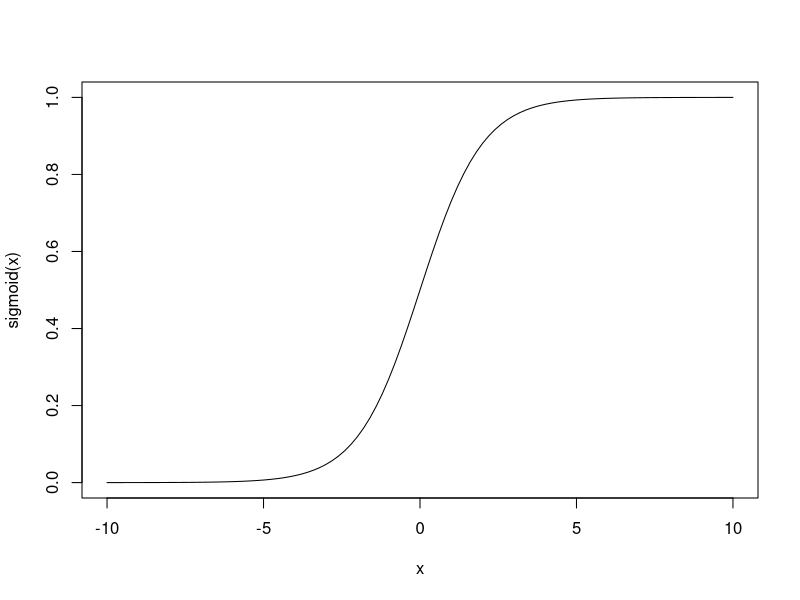
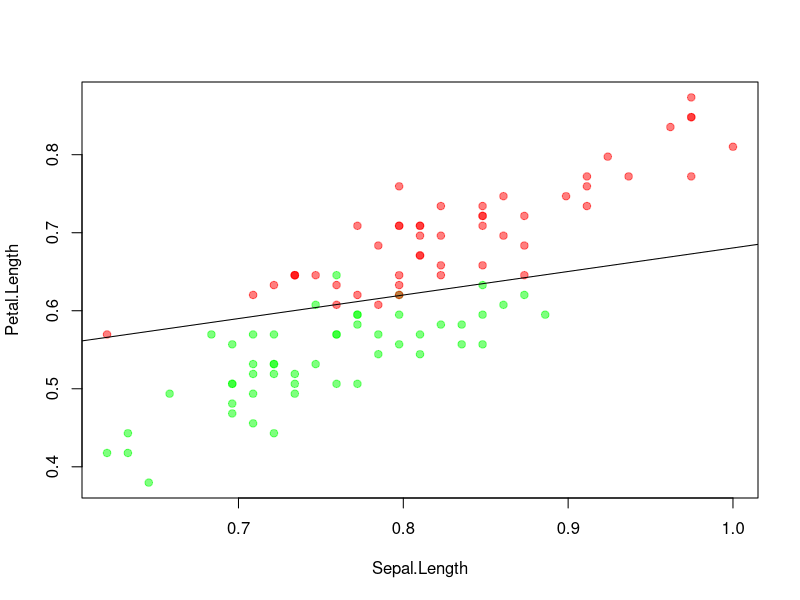

The R script that drew these images, in order:
#### Custom Logistic Regression

### Setup
set.seed(12345)
data.iris = as.data.frame(iris)
ids = data.iris$Species %in% c("virginica", "versicolor")
y.iris = ifelse(data.iris[ids,]$Species=="virginica", 1, 0)
X.iris = data.iris[ids,c(1,3)] # Select only Lengths to be able to plot
X.iris = as.matrix(X.iris / max(X.iris)) # Reslace for faster convergence

### Functions

## Returns the sigmoid value of given number z
sigmoid = function(z){
  return(1 / (1 + exp(-z)))
}

## Returns the logistic regression β.hat
logistic_reg = function(X, y, epochs, learning.rate=5){
  X = cbind(1, X)
  n = dim(X)[1]
  k = dim(X)[2]
  β.hat = rep(1, k)
  for(i in 1:epochs){
    # Calculate the error: yfit - y, yfit = sigmoid(Xβ)
    residuals = sigmoid(X %*% β.hat) - y
    
    # Calculate the gradient at that point
    delta = (t(X) %*% residuals) / n
    
    # Move β.hat in opposite direction of gradient, to find local error minima
    β.hat = β.hat - learning.rate * delta
  }
  rownames(β.hat)[1] = "Intercept"
  return(β.hat)
}

## Returns predictions of given logistical regresion
pred = function(β.hat, X){
  X = cbind(1, X)
  return(X %*% β.hat)
}

### Implementation
# Plot sigmoid curve
curve(sigmoid, -10, 10)

# Logistical regression
β.logreg = logistic_reg(X.iris, y.iris, 300000, 5)
yfit = pred(β.logreg, X.iris) > 0

# Plot original data and decision boundry
plot(X.iris[,1], X.iris[,2], col=rgb(y.iris, 1-y.iris, 0, 0.5), pch=19,
     xlab="Sepal.Length", ylab="Petal.Length")
#points(X.iris[,1], X.iris[,2], col=rgb(yfit, 1-yfit, 0, 0.5), pch=19) # optional to show predictions

# Calculate boundry, add to plot through abline
intercept = -β.logreg[1]/β.logreg[3]
slope = -β.logreg[2]/β.logreg[3]
abline(intercept, slope, col=1)

